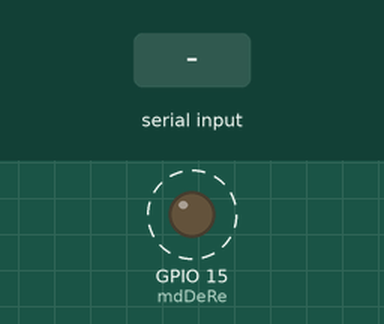
Simulated run of this sketch. Board: ESP32. Shown: output pins drawn as LEDs (lit = HIGH). Dashed ring = blinking. Inputs (shaded band) come from the test bench. What the sketch prints to the serial monitor is not drawn.

Above: at 7.1 s.
7.2 s: "1" received over the second serial link
Timing chart, 0 to 16.5 s (numbered marks = the images above; inputs shaded):
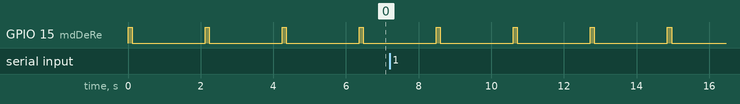

The sketch:

stepper_single_read_register.ino
```cpp
#include <HardwareSerial.h>

const int mdDeRe = 15;   // Define DE/RE pin for RS485 module
const int rxPin = 17;    // Define RX pin (should be connected to RO of RS485 module)
const int txPin = 16;    // Define TX pin (should be connected to DI of RS485 module)

HardwareSerial mySerial(2); // Define mySerial to use UART1

void setup() {
  pinMode(mdDeRe, OUTPUT);    // Set DE/RE pin as OUTPUT
  digitalWrite(mdDeRe, LOW);  // Set to receive mode by default

  mySerial.begin(115200, SERIAL_8N1, rxPin, txPin); // Initialize UART1 with proper pins and configuration
  Serial.begin(115200);       // Initialize Serial monitor for debugging
}

void loop() {
  uint8_t modbusMessage[] = {0x01, 0x03, 0x01, 0x91, 0x00, 0x01, 0xD3, 0x1B}; // Modbus message

  digitalWrite(mdDeRe, HIGH); // Set RS485 to transmit mode

  // Send Modbus message
  mySerial.write(modbusMessage, sizeof(modbusMessage));
  mySerial.flush();            // Ensure the message is completely sent

  delay(120);                  // Short delay to ensure complete transmission
  digitalWrite(mdDeRe, LOW);   // Set RS485 to receive mode
  delay(2000);                 // Delay between sending and receiving

  // Read response from slave
  if (mySerial.available()) {
    while (mySerial.available() > 0) {
      byte incomingByte = mySerial.read();
      Serial.print(incomingByte, HEX); // Print received byte to Serial monitor in HEX
      Serial.print(" ");
    }
    Serial.println();
  }
}
```

Measured:
- by itself, GPIO 15 (mdDeRe): alternates HIGH for 0.12 s and LOW for 2.0 s
